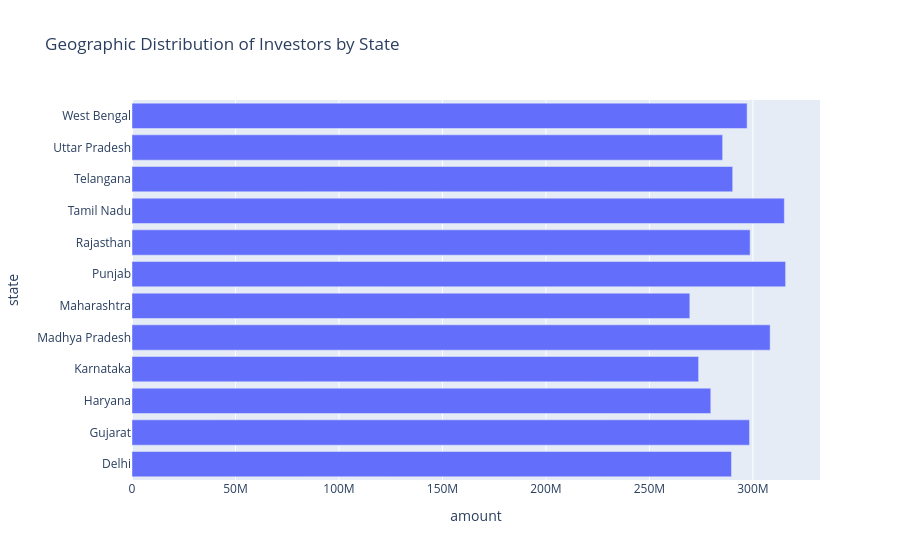

The cell this chart's notebook holds for it:
### Code cell
px.bar(data_investor_geo, x='amount', y='state', title='Geographic Distribution of Investors by State')

### Figure 1 — Plotly figure (JSON) as saved in the notebook; plotly's stock layout.template omitted (floating-point values rounded to 4 significant figures)
{"data": [{"hovertemplate": "amount=%{x}<br>state=%{y}<extra></extra>", "legendgroup": "", "marker": {"color": "#636efa", "pattern": {"shape": ""}}, "name": "", "orientation": "h", "showlegend": false, "textposition": "auto", "type": "bar", "x": [289633404, 298358940, 279634354, 273753570, 308312493, 269513480, 315780459, 298645822, 315177237, 290219284, 285368873, 297182514], "xaxis": "x", "y": ["Delhi", "Gujarat", "Haryana", "Karnataka", "Madhya Pradesh", "Maharashtra", "Punjab", "Rajasthan", "Tamil Nadu", "Telangana", "Uttar Pradesh", "West Bengal"], "yaxis": "y"}], "layout": {"barmode": "relative", "legend": {"tracegroupgap": 0}, "title": {"text": "Geographic Distribution of Investors by State"}, "xaxis": {"anchor": "y", "domain": [0, 1], "title": {"text": "amount"}}, "yaxis": {"anchor": "x", "domain": [0, 1], "title": {"text": "state"}}}}
